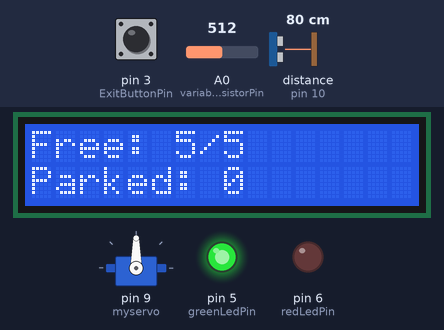
Bench run of a sketch on a simulated Arduino Uno, built with avr-gcc and run on an emulated ATmega328P. Shown: servo, 16×2 character LCD, output pins drawn as LEDs (lit = HIGH). Wiring (inferred from the names in the program): ultrasonic range finder: trigger pin 11; echo pin 10. The test bench sets the inputs (shaded band); at power-on: distance to the obstacle (sensor on pin 10) 80 cm, A0 (variableResistorPin) = 512, pin 3 (ExitButtonPin) HIGH. The echo pulse lasts 58.3 µs per cm; pins used as bus, display or sensor lines are not drawn.

Above: at 3.2 s.
3.3 s: distance to the obstacle (sensor on pin 10) set to 55 cm
4.8 s: distance to the obstacle (sensor on pin 10) set to 48 cm
At 6.4 s:
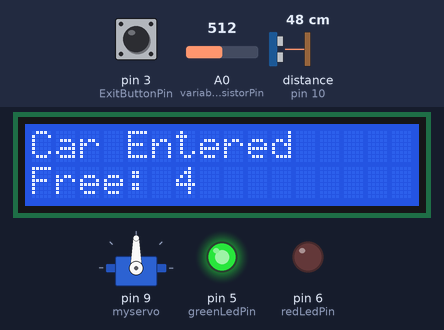
At 7.09 s:
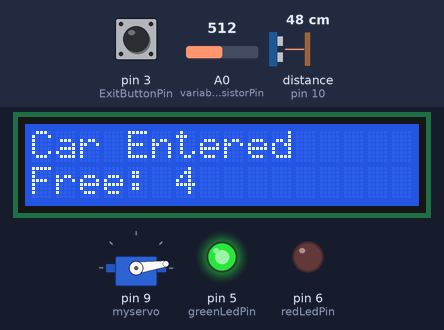
7.8 s: A0 (variableResistorPin) set to 716
At 7.99 s:
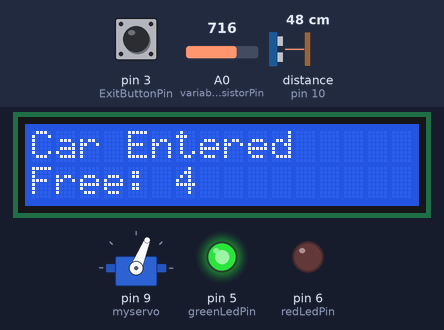
10.8 s: pin 3 (ExitButtonPin) pulled LOW for 3.2 s
At 13.3 s:
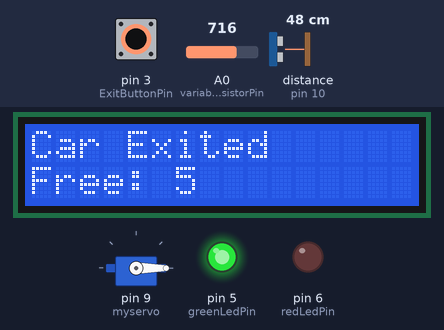
16.8 s: distance to the obstacle (sensor on pin 10) set to 93 cm
19.8 s: A0 (variableResistorPin) set to 900
Timing chart, 0 to 22.8 s (numbered marks = the images above; inputs shaded):
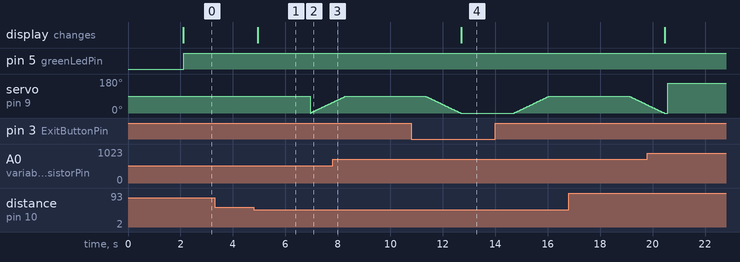

The sketch:

testpotetiometer.ino
```cpp
#include <Servo.h>
#include <Wire.h>
#include <LiquidCrystal_I2C.h>

LiquidCrystal_I2C lcd(0x20, 16, 2); // I2C address 0x20, 16x2 LCD
Servo myservo;

// Pins for ultrasonic sensor and LEDs
#define trigPin 11     // Changed to match simulation
#define echoPin 10     // Changed to match simulation
#define redLedPin 6    // Changed to match simulation
#define greenLedPin 5  // Changed to match simulation

// Variable resistor and manual override
#define variableResistorPin A0
#define ExitButtonPin 3  // Changed to match simulation

// Parking system variables
const int totalSpaces = 5;
int freeSpaces = totalSpaces;
int parkedCars = 0;

// Ultrasonic sensor variables
long duration;

// Servo manual override
int potValue;
int servoAngle;

void setup() {
  pinMode(trigPin, OUTPUT);
  pinMode(echoPin, INPUT);
  pinMode(redLedPin, OUTPUT);
  pinMode(greenLedPin, OUTPUT);
  pinMode(ExitButtonPin, INPUT_PULLUP);

  myservo.attach(9); // Servo connected to pin 9 in simulation
  lcd.begin(16, 2);

  lcd.print("Parking System");
  delay(2000);
  lcd.clear();
  updateLCD();
}

void loop() {
  int distance = measureDistance();

  // Read potentiometer value for manual override
  potValue = analogRead(variableResistorPin);
  servoAngle = map(potValue, 0, 1023, 0, 180);
  myservo.write(servoAngle);
  delay(15);

  // Handle car entry
  if (freeSpaces > 0 && distance > 0 && distance < 50) {
    handleCarEntry();
  }

  // Handle car exit
  if (digitalRead(ExitButtonPin) == LOW && freeSpaces < totalSpaces) {
    handleCarExit();
  }

  // Update LEDs and display
  updateLEDs();
  updateLCD();

  delay(100);
}

// Handle car entry
void handleCarEntry() {
  freeSpaces--;
  parkedCars++;
  lcd.clear();
  lcd.print("Car Entered");
  lcd.setCursor(0, 1);
  lcd.print("Free: ");
  lcd.print(freeSpaces);
  delay(2000);

  openGate();
  delay(3000);
  closeGate();
}

// Handle car exit
void handleCarExit() {
  freeSpaces++;
  parkedCars--;
  lcd.clear();
  lcd.print("Car Exited");
  lcd.setCursor(0, 1);
  lcd.print("Free: ");
  lcd.print(freeSpaces);
  delay(2000);

  openGate();
  delay(3000);
  closeGate();
}

// Measure distance using ultrasonic sensor
int measureDistance() {
  digitalWrite(trigPin, LOW);
  delayMicroseconds(2);
  digitalWrite(trigPin, HIGH);
  delayMicroseconds(10);
  digitalWrite(trigPin, LOW);

  duration = pulseIn(echoPin, HIGH);
  return duration * 0.034 / 2; // Convert to cm
}

// Open gate
void openGate() {
  for (int pos = 0; pos <= 90; pos++) {
    myservo.write(pos);
    delay(15);
  }
}

// Close gate
void closeGate() {
  for (int pos = 90; pos >= 0; pos--) {
    myservo.write(pos);
    delay(15);
  }
}

// Update LEDs based on parking availability
void updateLEDs() {
  if (freeSpaces == 0) {
    digitalWrite(redLedPin, HIGH);
    digitalWrite(greenLedPin, LOW);
  } else {
    digitalWrite(redLedPin, LOW);
    digitalWrite(greenLedPin, HIGH);
  }
}

// Update LCD display
void updateLCD() {
  lcd.clear();
  lcd.print("Free: ");
  lcd.print(freeSpaces);
  lcd.print("/");
  lcd.print(totalSpaces);
  lcd.setCursor(0, 1);
  lcd.print("Parked: ");
  lcd.print(parkedCars);
}
```

Measured:
- the behaviour switches between 51 and 50 cm on distance to the obstacle (sensor on pin 10) (found by bisection; images 0 and 1)
- after the input at 3.3 s, every drawn part: stays the same
- after the input at 4.8 s, the display: changes after 0.14 s (image 1)
- after the input at 10.8 s, the display: changes after 1.9 s (image 4)
